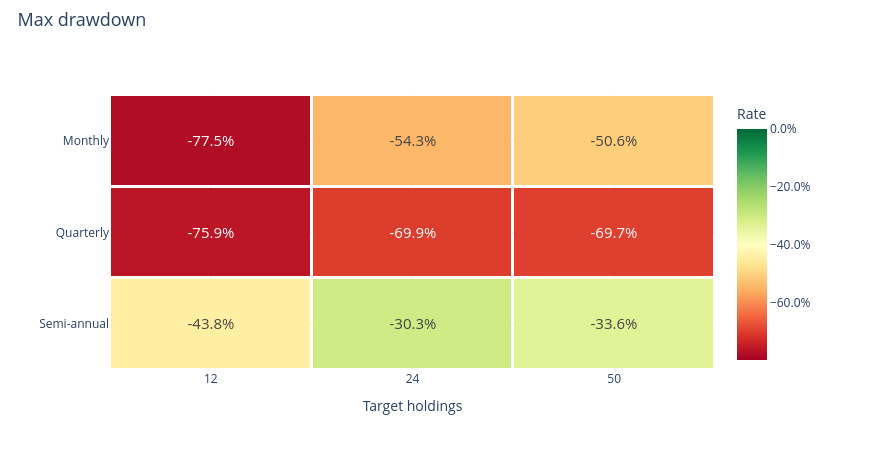

Here is the notebook cell this chart was saved with:
### Markdown cell above
### Maximum drawdown

### Code cell
research.heatmap('maximum_drawdown')

### Figure 1 — Plotly figure (JSON) as saved in the notebook; plotly's stock layout.template omitted (floating-point values rounded to 4 significant figures)
{"data": [{"colorbar": {"tickformat": ".1%", "title": {"text": "Rate"}}, "colorscale": [[0.0, "rgb(165,0,38)"], [0.1, "rgb(215,48,39)"], [0.2, "rgb(244,109,67)"], [0.3, "rgb(253,174,97)"], [0.4, "rgb(254,224,139)"], [0.5, "rgb(255,255,191)"], [0.6, "rgb(217,239,139)"], [0.7, "rgb(166,217,106)"], [0.8, "rgb(102,189,99)"], [0.9, "rgb(26,152,80)"], [1.0, "rgb(0,104,55)"]], "text": [["-77.5%", "-54.3%", "-50.6%"], ["-75.9%", "-69.9%", "-69.7%"], ["-43.8%", "-30.3%", "-33.6%"]], "textfont": {"size": 15}, "texttemplate": "%{text}", "type": "heatmap", "x": ["12", "24", "50"], "xgap": 3, "y": ["Monthly", "Quarterly", "Semi-annual"], "ygap": 3, "z": [[-0.7746, -0.5434, -0.5056], [-0.759, -0.6991, -0.6968], [-0.4383, -0.3031, -0.3363]], "zmax": 0.0, "zmin": -0.796}], "layout": {"height": 450, "hovermode": "closest", "legend": {"font": {"size": 12}, "itemclick": "toggle", "itemdoubleclick": "toggleothers", "x": 1.025, "y": 1}, "margin": {"b": 80, "l": 110, "r": 155, "t": 95}, "title": {"font": {"size": 18}, "text": "Max drawdown", "x": 0.02, "y": 0.97}, "width": 870, "xaxis": {"title": {"text": "Target holdings"}}, "yaxis": {"autorange": "reversed"}}}
